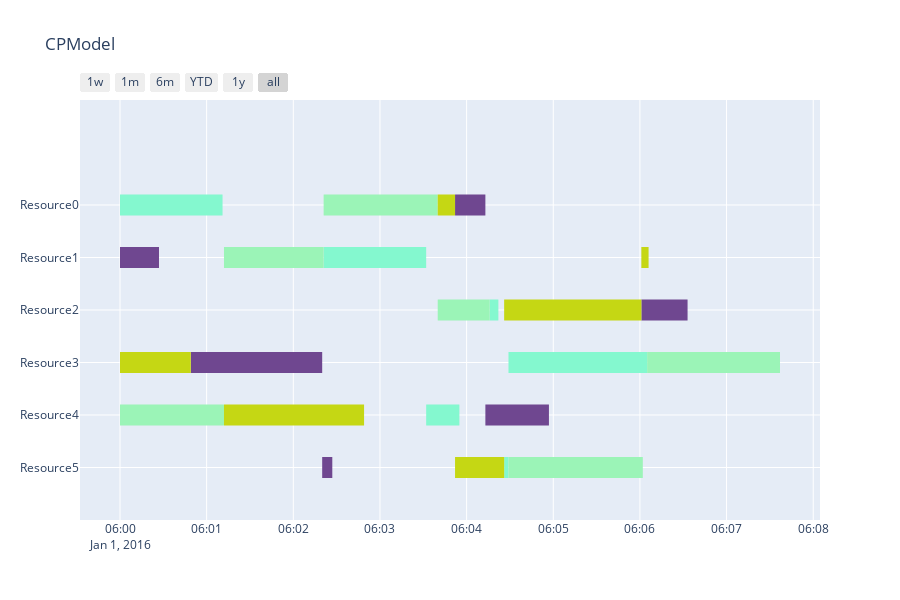

Here is the notebook cell this chart was saved with:
### Markdown cell above
### Solve random instances using CP-SAT

### Code cell
durations, machines = jobshop_data_gen(4, 6, 50)
model = CPModel(durations, machines)
x = model.solve()
model.summary()

### Figure 1 — Plotly figure (JSON) as saved in the notebook; plotly's stock layout.template omitted (floating-point values rounded to 4 significant figures)
{"data": [{"fill": "toself", "fillcolor": "rgb(111, 71, 144)", "hoverinfo": "name", "legendgroup": "rgb(111, 71, 144)", "mode": "none", "name": "Job3", "type": "scatter", "x": ["2016-01-01 6:03:52", "2016-01-01 6:04:13", "2016-01-01 6:04:13", "2016-01-01 6:03:52", "2016-01-01 6:03:52", "2016-01-01 6:00:00", "2016-01-01 6:00:27", "2016-01-01 6:00:27", "2016-01-01 6:00:00", "2016-01-01 6:00:00", "2016-01-01 6:06:01", "2016-01-01 6:06:33", "2016-01-01 6:06:33", "2016-01-01 6:06:01", "2016-01-01 6:06:01", "2016-01-01 6:00:49", "2016-01-01 6:02:20", "2016-01-01 6:02:20", "2016-01-01 6:00:49", "2016-01-01 6:00:49", "2016-01-01 6:04:13", "2016-01-01 6:04:57", "2016-01-01 6:04:57", "2016-01-01 6:04:13", "2016-01-01 6:04:13", "2016-01-01 6:02:20", "2016-01-01 6:02:27", "2016-01-01 6:02:27", "2016-01-01 6:02:20"], "y": [4.8, 4.8, 5.2, 5.2, null, 3.8, 3.8, 4.2, 4.2, null, 2.8, 2.8, 3.2, 3.2, null, 1.8, 1.8, 2.2, 2.2, null, 0.8, 0.8, 1.2, 1.2, null, -0.2, -0.2, 0.2, 0.2]}, {"fill": "toself", "fillcolor": "rgb(132, 248, 207)", "hoverinfo": "name", "legendgroup": "rgb(132, 248, 207)", "mode": "none", "name": "Job1", "type": "scatter", "x": ["2016-01-01 6:00:00", "2016-01-01 6:01:11", "2016-01-01 6:01:11", "2016-01-01 6:00:00", "2016-01-01 6:00:00", "2016-01-01 6:02:21", "2016-01-01 6:03:32", "2016-01-01 6:03:32", "2016-01-01 6:02:21", "2016-01-01 6:02:21", "2016-01-01 6:04:16", "2016-01-01 6:04:22", "2016-01-01 6:04:22", "2016-01-01 6:04:16", "2016-01-01 6:04:16", "2016-01-01 6:04:29", "2016-01-01 6:06:05", "2016-01-01 6:06:05", "2016-01-01 6:04:29", "2016-01-01 6:04:29", "2016-01-01 6:03:32", "2016-01-01 6:03:55", "2016-01-01 6:03:55", "2016-01-01 6:03:32", "2016-01-01 6:03:32", "2016-01-01 6:04:26", "2016-01-01 6:04:29", "2016-01-01 6:04:29", "2016-01-01 6:04:26"], "y": [4.8, 4.8, 5.2, 5.2, null, 3.8, 3.8, 4.2, 4.2, null, 2.8, 2.8, 3.2, 3.2, null, 1.8, 1.8, 2.2, 2.2, null, 0.8, 0.8, 1.2, 1.2, null, -0.2, -0.2, 0.2, 0.2]}, {"fill": "toself", "fillcolor": "rgb(155, 244, 183)", "hoverinfo": "name", "legendgroup": "rgb(155, 244, 183)", "mode": "none", "name": "Job2", "type": "scatter", "x": ["2016-01-01 6:02:21", "2016-01-01 6:03:40", "2016-01-01 6:03:40", "2016-01-01 6:02:21", "2016-01-01 6:02:21", "2016-01-01 6:01:12", "2016-01-01 6:02:21", "2016-01-01 6:02:21", "2016-01-01 6:01:12", "2016-01-01 6:01:12", "2016-01-01 6:03:40", "2016-01-01 6:04:16", "2016-01-01 6:04:16", "2016-01-01 6:03:40", "2016-01-01 6:03:40", "2016-01-01 6:06:05", "2016-01-01 6:07:37", "2016-01-01 6:07:37", "2016-01-01 6:06:05", "2016-01-01 6:06:05", "2016-01-01 6:00:00", "2016-01-01 6:01:12", "2016-01-01 6:01:12", "2016-01-01 6:00:00", "2016-01-01 6:00:00", "2016-01-01 6:04:29", "2016-01-01 6:06:02", "2016-01-01 6:06:02", "2016-01-01 6:04:29"], "y": [4.8, 4.8, 5.2, 5.2, null, 3.8, 3.8, 4.2, 4.2, null, 2.8, 2.8, 3.2, 3.2, null, 1.8, 1.8, 2.2, 2.2, null, 0.8, 0.8, 1.2, 1.2, null, -0.2, -0.2, 0.2, 0.2]}, {"fill": "toself", "fillcolor": "rgb(197, 215, 20)", "hoverinfo": "name", "legendgroup": "rgb(197, 215, 20)", "mode": "none", "name": "Job0", "type": "scatter", "x": ["2016-01-01 6:03:40", "2016-01-01 6:03:52", "2016-01-01 6:03:52", "2016-01-01 6:03:40", "2016-01-01 6:03:40", "2016-01-01 6:06:01", "2016-01-01 6:06:06", "2016-01-01 6:06:06", "2016-01-01 6:06:01", "2016-01-01 6:06:01", "2016-01-01 6:04:26", "2016-01-01 6:06:01", "2016-01-01 6:06:01", "2016-01-01 6:04:26", "2016-01-01 6:04:26", "2016-01-01 6:00:00", "2016-01-01 6:00:49", "2016-01-01 6:00:49", "2016-01-01 6:00:00", "2016-01-01 6:00:00", "2016-01-01 6:01:12", "2016-01-01 6:02:49", "2016-01-01 6:02:49", "2016-01-01 6:01:12", "2016-01-01 6:01:12", "2016-01-01 6:03:52", "2016-01-01 6:04:26", "2016-01-01 6:04:26", "2016-01-01 6:03:52"], "y": [4.8, 4.8, 5.2, 5.2, null, 3.8, 3.8, 4.2, 4.2, null, 2.8, 2.8, 3.2, 3.2, null, 1.8, 1.8, 2.2, 2.2, null, 0.8, 0.8, 1.2, 1.2, null, -0.2, -0.2, 0.2, 0.2]}, {"legendgroup": "rgb(111, 71, 144)", "marker": {"color": "rgb(111, 71, 144)", "opacity": 0, "size": 1}, "mode": "markers", "name": "", "showlegend": false, "text": [null, null, null, null, null, null, null, null, null, null, null, null], "type": "scatter", "x": ["2016-01-01 6:03:52", "2016-01-01 6:04:13", "2016-01-01 6:00:00", "2016-01-01 6:00:27", "2016-01-01 6:06:01", "2016-01-01 6:06:33", "2016-01-01 6:00:49", "2016-01-01 6:02:20", "2016-01-01 6:04:13", "2016-01-01 6:04:57", "2016-01-01 6:02:20", "2016-01-01 6:02:27"], "y": [5, 5, 4, 4, 3, 3, 2, 2, 1, 1, 0, 0]}, {"legendgroup": "rgb(132, 248, 207)", "marker": {"color": "rgb(132, 248, 207)", "opacity": 0, "size": 1}, "mode": "markers", "name": "", "showlegend": false, "text": [null, null, null, null, null, null, null, null, null, null, null, null], "type": "scatter", "x": ["2016-01-01 6:00:00", "2016-01-01 6:01:11", "2016-01-01 6:02:21", "2016-01-01 6:03:32", "2016-01-01 6:04:16", "2016-01-01 6:04:22", "2016-01-01 6:04:29", "2016-01-01 6:06:05", "2016-01-01 6:03:32", "2016-01-01 6:03:55", "2016-01-01 6:04:26", "2016-01-01 6:04:29"], "y": [5, 5, 4, 4, 3, 3, 2, 2, 1, 1, 0, 0]}, {"legendgroup": "rgb(155, 244, 183)", "marker": {"color": "rgb(155, 244, 183)", "opacity": 0, "size": 1}, "mode": "markers", "name": "", "showlegend": false, "text": [null, null, null, null, null, null, null, null, null, null, null, null], "type": "scatter", "x": ["2016-01-01 6:02:21", "2016-01-01 6:03:40", "2016-01-01 6:01:12", "2016-01-01 6:02:21", "2016-01-01 6:03:40", "2016-01-01 6:04:16", "2016-01-01 6:06:05", "2016-01-01 6:07:37", "2016-01-01 6:00:00", "2016-01-01 6:01:12", "2016-01-01 6:04:29", "2016-01-01 6:06:02"], "y": [5, 5, 4, 4, 3, 3, 2, 2, 1, 1, 0, 0]}, {"legendgroup": "rgb(197, 215, 20)", "marker": {"color": "rgb(197, 215, 20)", "opacity": 0, "size": 1}, "mode": "markers", "name": "", "showlegend": false, "text": [null, null, null, null, null, null, null, null, null, null, null, null], "type": "scatter", "x": ["2016-01-01 6:03:40", "2016-01-01 6:03:52", "2016-01-01 6:06:01", "2016-01-01 6:06:06", "2016-01-01 6:04:26", "2016-01-01 6:06:01", "2016-01-01 6:00:00", "2016-01-01 6:00:49", "2016-01-01 6:01:12", "2016-01-01 6:02:49", "2016-01-01 6:03:52", "2016-01-01 6:04:26"], "y": [5, 5, 4, 4, 3, 3, 2, 2, 1, 1, 0, 0]}], "layout": {"height": 600, "hovermode": "closest", "showlegend": false, "title": {"text": "CPModel"}, "xaxis": {"rangeselector": {"buttons": [{"count": 7, "label": "1w", "step": "day", "stepmode": "backward"}, {"count": 1, "label": "1m", "step": "month", "stepmode": "backward"}, {"count": 6, "label": "6m", "step": "month", "stepmode": "backward"}, {"count": 1, "label": "YTD", "step": "year", "stepmode": "todate"}, {"count": 1, "label": "1y", "step": "year", "stepmode": "backward"}, {"step": "all"}]}, "showgrid": true, "type": "date", "zeroline": false}, "yaxis": {"autorange": false, "range": [-1, 7], "showgrid": true, "ticktext": ["Resource5", "Resource4", "Resource3", "Resource2", "Resource1", "Resource0"], "tickvals": [0, 1, 2, 3, 4, 5], "zeroline": false}}}
